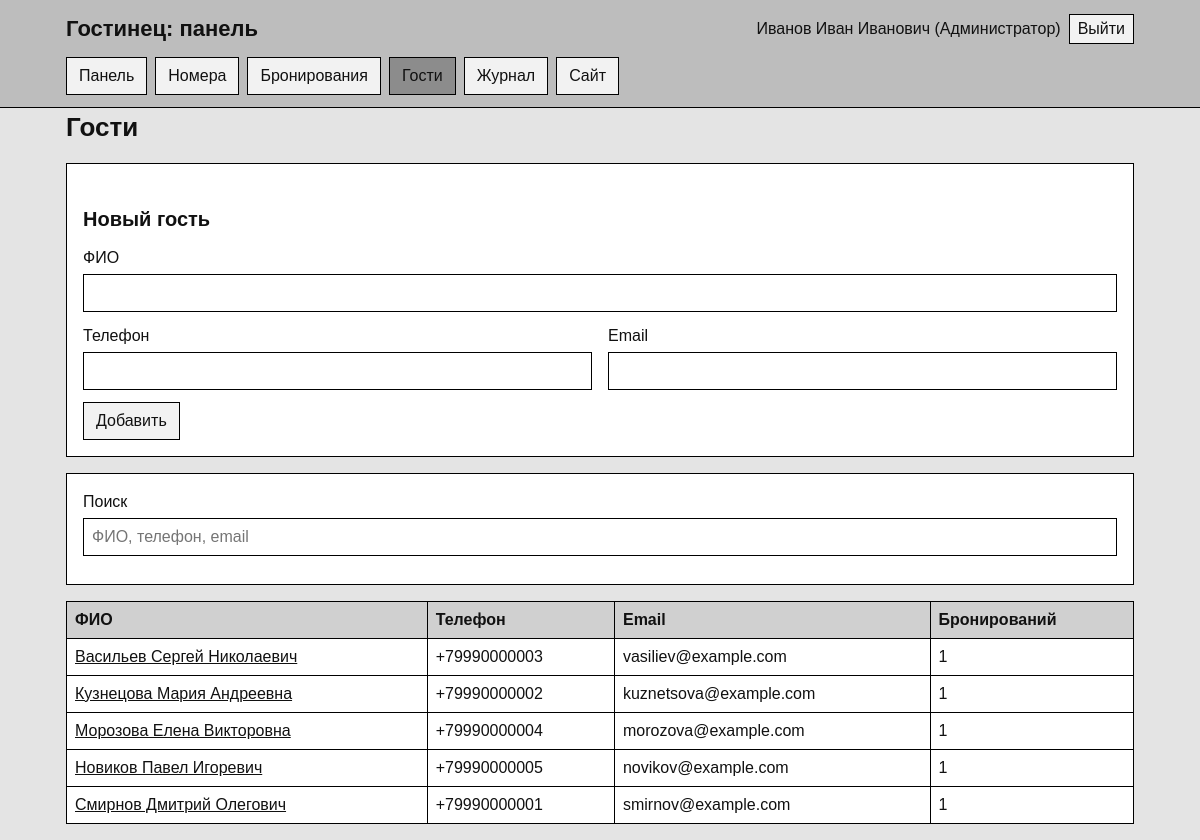
Screenshot of /admin/?page=guests (signed in) with the database file from the repository.
### tables this page shows
CREATE TABLE guests (
    id BIGINT AUTO_INCREMENT PRIMARY KEY,
    full_name VARCHAR(150) NOT NULL,
    phone VARCHAR(30) NOT NULL,
    email VARCHAR(150),
    created_at TIMESTAMP DEFAULT CURRENT_TIMESTAMP,

    INDEX idx_guests_name (full_name),
    INDEX idx_guests_phone (phone)
);

### app/Helpers/View.php (called while the page is built, shortened)
<?php
class View
{
    public static function render(string $view, array $data = [], string $layout = 'public'): void
    {
        extract($data);
        require BASE_PATH . '/views/' . $view . '.php';
    }
}

### app/Controllers/Controller.php (called while the page is built, shortened)
<?php
abstract class Controller
{
    protected array $user;
    public function __construct(array $user = [])
    {
        $this->user = $user;
    }
    protected function view(string $name, array $data = [], string $layout = 'admin'): void
    {
        View::render($name, $data + ['user' => $this->user], $layout);
    }
}

### app/Controllers/GuestController.php (called while the page is built, shortened)
<?php
class GuestController extends Controller
{
    public function index(): void
    {
        $old = ['full_name' => '', 'phone' => '', 'email' => ''];
        $this->view('admin/guests', ['title' => 'Гости', 'guests' => Guest::all(), 'old' => $old]);
    }
}

### public/admin/index.php (called while the page is built, shortened)
<?php
$user = AuthMiddleware::user();
$staff = ['administrator', 'manager'];
$manager = ['manager'];
$routes = [
    'dashboard' => ['DashboardController', 'index', []],
    'rooms' => ['RoomController', 'index', []],
    'room_status' => ['RoomController', 'status', []],
    'bookings' => ['BookingController', 'index', $staff],
    'booking_new' => ['BookingController', 'create', $staff],
    'booking_edit' => ['BookingController', 'edit', $staff],
    'booking_action' => ['BookingController', 'action', $staff],
    'guests' => ['GuestController', 'index', $staff],
    'guest' => ['GuestController', 'show', $staff],
    'tariffs' => ['TariffController', 'index', $manager],
    'tariff_update' => ['TariffController', 'update', $manager],
    'employees' => ['EmployeeController', 'index', $manager],
    'employee_toggle' => ['EmployeeController', 'toggle', $manager],
    'audit' => ['AuditController', 'index', $staff],
];
$page = query('page') ?: 'dashboard';
[$class, $method, $roles] = $routes[$page];
(new $class($user))->$method();

### app/Helpers/functions.php (called while the page is built, shortened)
<?php
function e($value): string
{
    return htmlspecialchars((string) $value, ENT_QUOTES, 'UTF-8');
}

### app/Helpers/BDHelper.php (called while the page is built, shortened)
<?php
class BDHelper
{
    private static ?PDO $connection = null;
    public static function getConnection(): PDO
    {
        if (self::$connection === null) {
            $config = require BASE_PATH . '/config/database.php';
            $dsn = "mysql:host={$config['host']};port={$config['port']};dbname={$config['name']};charset=utf8mb4";
            self::$connection = new PDO($dsn, $config['user'], $config['pass'], [
                PDO::ATTR_ERRMODE => PDO::ERRMODE_EXCEPTION,
                PDO::ATTR_DEFAULT_FETCH_MODE => PDO::FETCH_ASSOC,
                PDO::ATTR_EMULATE_PREPARES => false,
            ]);
        }
        return self::$connection;
    }
    public static function run(string $sql, array $params = []): PDOStatement
    {
        $statement = self::getConnection()->prepare($sql);
        $statement->execute($params);
        return $statement;
    }
    public static function all(string $sql, array $params = []): array
    {
        return self::run($sql, $params)->fetchAll();
    }
}

### app/Models/Guest.php (called while the page is built, shortened)
<?php
class Guest
{
    public static function all(): array
    {
        return BDHelper::all(
            'SELECT g.id, g.full_name, g.phone, g.email, g.created_at,
                    (SELECT COUNT(*) FROM bookings b WHERE b.guest_id = g.id) AS bookings_count
             FROM guests g
             ORDER BY g.full_name'
        );
    }
}

### views/admin/guests.php (the view, shortened to what this page needs)
<h1>Гости</h1>
<section class="panel">
    <h2>Новый гость</h2>
    <form method="post" action="/admin/?page=guests">
        <label>ФИО
            <input type="text" name="full_name" maxlength="150" required value="<?= e($old['full_name']) ?>">
        </label>
        <div class="form-row">
            <label>Телефон
                <input type="tel" name="phone" maxlength="30" required value="<?= e($old['phone']) ?>">
            </label>
            <label>Email
                <input type="email" name="email" maxlength="150" value="<?= e($old['email']) ?>">
            </label>
        </div>
        <button type="submit">Добавить</button>
    </form>
</section>
<section class="panel">
    <label>Поиск
        <input type="text" data-filter="guests-table" placeholder="ФИО, телефон, email">
    </label>
</section>
<div class="table-wrap">
    <table id="guests-table">
        <tr><th>ФИО</th><th>Телефон</th><th>Email</th><th>Бронирований</th></tr>
        <?php foreach ($guests as $guest): ?>
            <tr>
                <td><a href="/admin/?page=guest&amp;id=<?= e($guest['id']) ?>"><?= e($guest['full_name']) ?></a></td>
                <td><?= e($guest['phone']) ?></td>
                <td><?= e($guest['email']) ?></td>
                <td><?= e($guest['bookings_count']) ?></td>
            </tr>
        <?php endforeach; ?>
    </table>
</div>

### public/assets/css/style.css (style rules this page uses)
* { box-sizing: border-box; border-radius: 0; }
body { margin: 0; font-family: Arial, Helvetica, sans-serif; font-size: 16px; line-height: 1.5; color: #111; background: #e4e4e4; }
a { color: #111; }
h1 { margin: 0 0 16px; font-size: 26px; }
h2 { margin: 24px 0 12px; font-size: 20px; }
nav a, .button, button { display: inline-block; padding: 6px 12px; background: #f2f2f2; border: 1px solid #000; color: #111; font: inherit; text-decoration: none; cursor: pointer; appearance: none; }
.panel { margin-bottom: 16px; padding: 16px; background: #fff; border: 1px solid #000; }
.table-wrap { margin-bottom: 16px; overflow-x: auto; }
table { width: 100%; border-collapse: collapse; background: #fff; }
th, td { padding: 6px 8px; border: 1px solid #000; text-align: left; vertical-align: top; }
th { background: #d0d0d0; }
label { display: block; margin-bottom: 12px; }
input, select { display: block; width: 100%; margin-top: 4px; padding: 6px 8px; background: #fff; border: 1px solid #000; color: #111; font: inherit; appearance: none; }
.form-row { display: grid; grid-template-columns: repeat(auto-fit, minmax(200px, 1fr)); gap: 0 16px; }

### rows the page displays
guests: full_name "Васильев Сергей Николаевич", phone "+79990000003", email "vasiliev@example.com", bookings_count "1"
guests: full_name "Кузнецова Мария Андреевна", phone "+79990000002", email "kuznetsova@example.com", bookings_count "1"
guests: full_name "Морозова Елена Викторовна", phone "+79990000004", email "morozova@example.com", bookings_count "1"
guests: full_name "Новиков Павел Игоревич", phone "+79990000005", email "novikov@example.com", bookings_count "1"
guests: full_name "Смирнов Дмитрий Олегович", phone "+79990000001", email "smirnov@example.com", bookings_count "1"

### other values shown
$user['name'] "Иванов Иван Иванович"
role_name($role) "Администратор"
$label "Панель"
$label "Номера"
$label "Бронирования"
$label "Гости"
$label "Журнал"
